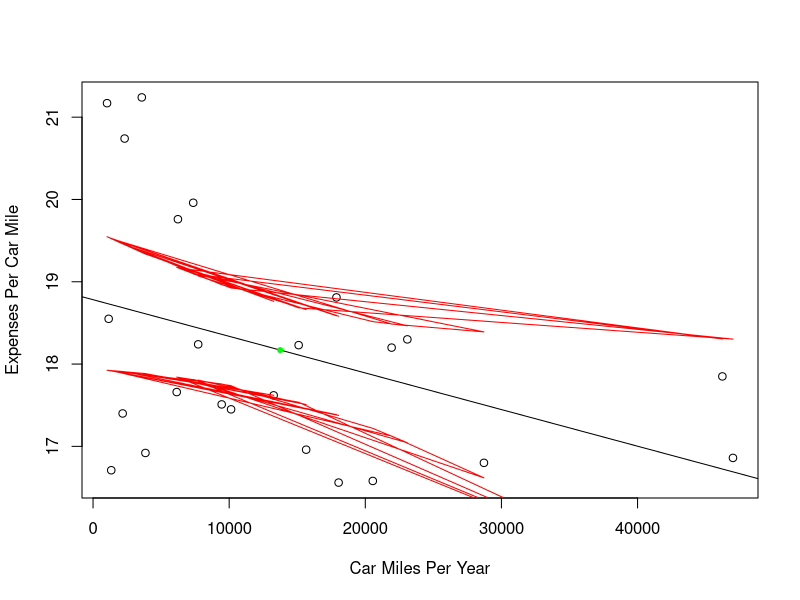

Write R code to recreate this figure.
# Question 1
getwd()
setwd("C:/Users/Nitin Rangarajan/Desktop/UC Material/Courses/Spring/Flex2/Data Analysis Methods/Homeworks/Week3")
getwd()
bus_data <- read.csv("bus.csv")
head(bus_data)

# Question 2

summary(bus_data)

lm_model_ts = lm(bus_data$Expenses.per.car.mile..pence.~
                   bus_data$Car.miles.per.year..1000s.)
lm_model_ts

summary(lm_model_ts)$r.square

# Question 3.1
summary(lm_model_ts)$coef[,3]
summary(lm_model_ts)$coef[,4]

# Question 3.2

anova_d1 = anova(lm_model_ts)
anova_d1

# Question 3.3

confint(lm_model_ts, level= 0.95)
plot = predict(lm_model_ts, interval = "confidence")
plot

# Question 3.4

plot(bus_data$Car.miles.per.year..1000s., 
     bus_data$Expenses.per.car.mile..pence., 
     xlab = "Car Miles Per Year", 
     ylab = "Expenses Per Car Mile")
lines(bus_data$Car.miles.per.year..1000s.,plot[,2], col='red')
lines(bus_data$Car.miles.per.year..1000s.,plot[,3], col='red')
abline(lm_model_ts)
points(mean(bus_data$Car.miles.per.year..1000s.),
       mean(bus_data$Expenses.per.car.mile..pence.),pch=20,
       col="green")

# Question 4
